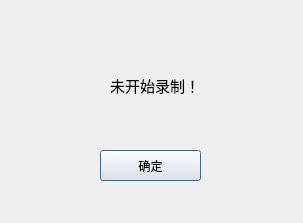
<?xml version="1.0" encoding="UTF-8"?>
<ui version="4.0">
 <class>notRecording</class>
 <widget class="QDialog" name="notRecording">
  <property name="geometry">
   <rect>
    <x>0</x>
    <y>0</y>
    <width>303</width>
    <height>223</height>
   </rect>
  </property>
  <property name="windowTitle">
   <string>Dialog</string>
  </property>
  <widget class="QLabel" name="label">
   <property name="geometry">
    <rect>
     <x>110</x>
     <y>60</y>
     <width>151</width>
     <height>51</height>
    </rect>
   </property>
   <property name="font">
    <font>
     <family>Agency FB</family>
     <pointsize>11</pointsize>
    </font>
   </property>
   <property name="text">
    <string>未开始录制！</string>
   </property>
  </widget>
  <widget class="QPushButton" name="pushButton">
   <property name="geometry">
    <rect>
     <x>100</x>
     <y>150</y>
     <width>101</width>
     <height>31</height>
    </rect>
   </property>
   <property name="text">
    <string>确定</string>
   </property>
  </widget>
 </widget>
 <resources/>
 <connections/>
</ui>
